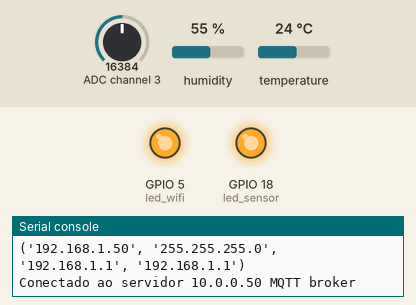
Simulated run of this program. Board: ESP32 board running MicroPython. On the bench: output pins drawn as LEDs (lit = HIGH), the last lines printed to the serial console. The test bench sets the inputs (shaded band); at power-on: ADC channel 3 = 16384, humidity 55 %, temperature 24 °C (analog values on the 0–32767 scale). WiFi joins after 1.5 s; no MQTT or app messages arrive unless stated; the clock reads 2024-03-15 10:24:30 at power-on unless the program sets it; library files of the repository ran but are not shown: ADS1115.py.

Above: at 1.76 s.
At 18.5 s:
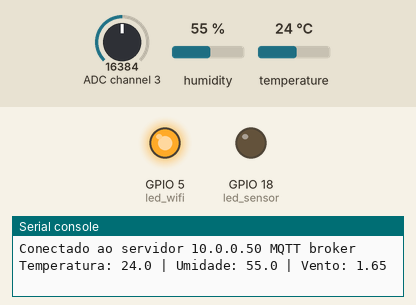
Timing chart, 0 to 44.5 s (numbered marks = the images above):
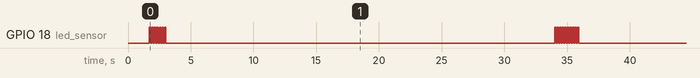

The program:

main.py
```python
# ***************************************
# Pesquisa Conforto Térmico - IFSC SJ
# Teste de Cliente MQTT com ESP32 e DHT22
# ***************************************

from time import sleep, time
from umqttsimple import MQTTClient
import ubinascii
from machine import Pin, SoftI2C, reset, unique_id
import micropython
import network
import esp
import dht
esp.osdebug(None)
import gc
gc.collect()
from ADS1115 import *

sensor = dht.DHT22(Pin(4))
led_wifi = Pin(5, Pin.OUT, value=0)
led_sensor = Pin(18, Pin.OUT, value=0)

# ADS1115
ADS1115_ADDRESS = 0x49

i2c = SoftI2C(scl=Pin(22), sda=Pin(21), freq=40000)
adc = ADS1115(ADS1115_ADDRESS, i2c=i2c)

adc.setVoltageRange_mV(ADS1115_RANGE_4096)
adc.setCompareChannels(ADS1115_COMP_0_GND)
adc.setMeasureMode(ADS1115_SINGLE)

# Informações da Rede Wi-FI
ssid = 'Conforto-Termico'
password = 'master1466'

# Informações do Servidor MQTT
mqtt_server = '10.0.0.50'
mqtt_user = 'admin'
mqtt_password = 'paulvandyk11'
client_id = ubinascii.hexlify(unique_id())

# Tópicos
topic_sub = 'esp/ac/status'
topic_pub_sensor = 'esp/dht/1'

# Parâmetros de tempo
last_sensor_reading = time() - 30
readings_interval = 30 # intervalo de leitura do sensor

# Conexão à rede wi-fi
station = network.WLAN(network.STA_IF)
station.active(True)
station.connect(ssid, password)

while station.isconnected() == False:
    pass

led_wifi.value(1)
print('Conexão realizada com sucesso!')
print(station.ifconfig())


def readChannel(channel):
    adc.setCompareChannels(channel)
    adc.startSingleMeasurement()
    while adc.isBusy():
        pass
    voltage = adc.getResult_V()
    return voltage


def pisca_led():
    agora = time()
    while time() < agora + 2:
        led_sensor.value(not led_sensor.value())
        sleep(.1)
    led_sensor.value(0)


def read_sensor():
  try:
    sensor.measure()
    temp = sensor.temperature()
    hum = sensor.humidity()
    if (isinstance(temp, float) and isinstance(hum, float)) or (isinstance(temp, int) and isinstance(hum, int)):
      temp = ("{0:3.1f}".format(temp))
      hum =  ("{0:3.1f}".format(hum))
      pisca_led()
      return temp, hum
    else:
      print('Leituras de sensor inválidas.')
  except OSError as e:
    print('Falha ao ler o sensor.')


def connect_and_subscribe():
    global client_id, mqtt_server, topic_sub
    client = MQTTClient(client_id, mqtt_server, user=mqtt_user, password=mqtt_password)
    client.connect()
    print(f'Conectado ao servidor {mqtt_server} MQTT broker')
    return client


def restart_and_reconnect():
    print('Falha ao se conectrar ao MQTT broker. Reconectando...')
    sleep(20)
    reset()


try:
    client = connect_and_subscribe()
except OSError as e:
    restart_and_reconnect()
    led_wifi.value(0)
while True:
    try:
        client.check_msg()

        if (time() - last_sensor_reading) > readings_interval:
            temp, hum = read_sensor()
            kimo = readChannel(ADS1115_COMP_3_GND)
            kimo = ("{:<4.2f}".format(kimo))
            dados = temp + ";" + hum + ";" + kimo
            client.publish(topic_pub_sensor, dados)
            print(f"Temperatura: {temp} | Umidade: {hum} | Vento: {kimo}")

            last_sensor_reading = time()

    except OSError as e:
        restart_and_reconnect()
        led_wifi.value(0)
```

Measured:
- by itself, GPIO 18 (led_sensor): repeats every 32.9 s: 6 × (LOW 0.10 s, HIGH 0.10 s), LOW 31.0 s, 3 × (HIGH 0.10 s, LOW 0.10 s), HIGH 0.10 s
- by itself, everything shown: repeats every 33.0 s, in 20 steps
